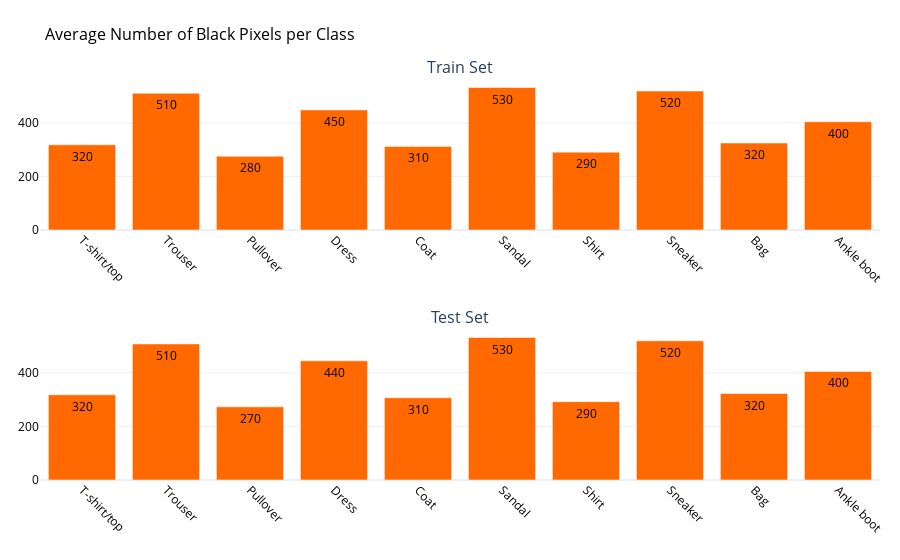

The notebook cell this image was saved under:
### Markdown cell above
<div style="display: flex; justify-content: space-between; align-items: center; width: 100%;">
    <span style="color: #ff6900; font-size: 35px; font-weight: bold;">Average Black Pixels</span>
    <span style="text-align: right; font-size: 12px;">Isabel Janez | Judith Romer</span>
</div>

### Code cell
eda.display_average_black_pixels(trainset, testset)

### Figure 1 — Plotly figure (JSON) as saved in the notebook; plotly's stock layout.template omitted (floating-point values rounded to 4 significant figures)
{"data": [{"marker": {"color": "#ff6900"}, "text": ["318.21", "510.64", "275.40", "448.52", "312.24", "532.23", "290.77", "519.06", "324.88", "404.14"], "textfont": {"color": "#000000"}, "textposition": "inside", "texttemplate": "%{text:.2s}", "type": "bar", "x": ["T-shirt/top", "Trouser", "Pullover", "Dress", "Coat", "Sandal", "Shirt", "Sneaker", "Bag", "Ankle boot"], "xaxis": "x", "y": [318.2, 510.6, 275.4, 448.5, 312.2, 532.2, 290.8, 519.1, 324.9, 404.1], "yaxis": "y"}, {"marker": {"color": "#ff6900"}, "text": ["317.53", "507.54", "272.81", "444.49", "306.76", "531.53", "292.10", "519.14", "322.44", "404.86"], "textfont": {"color": "#000000"}, "textposition": "inside", "texttemplate": "%{text:.2s}", "type": "bar", "x": ["T-shirt/top", "Trouser", "Pullover", "Dress", "Coat", "Sandal", "Shirt", "Sneaker", "Bag", "Ankle boot"], "xaxis": "x2", "y": [317.5, 507.5, 272.8, 444.5, 306.8, 531.5, 292.1, 519.1, 322.4, 404.9], "yaxis": "y2"}], "layout": {"annotations": [{"font": {"size": 16}, "showarrow": false, "text": "Train Set", "x": 0.5, "xanchor": "center", "xref": "paper", "y": 1, "yanchor": "bottom", "yref": "paper"}, {"font": {"size": 16}, "showarrow": false, "text": "Test Set", "x": 0.5, "xanchor": "center", "xref": "paper", "y": 0.375, "yanchor": "bottom", "yref": "paper"}], "autosize": true, "margin": {"b": 80, "l": 40, "r": 20, "t": 80}, "showlegend": false, "title": {"font": {"color": "#000000", "size": 16}, "text": "Average Number of Black Pixels per Class"}, "xaxis": {"anchor": "y", "autorange": true, "domain": [0, 1], "range": [-0.5, 9.5], "tickangle": 45, "tickfont": {"color": "#000000"}, "type": "category"}, "xaxis2": {"anchor": "y2", "autorange": true, "domain": [0, 1], "range": [-0.5, 9.5], "tickangle": 45, "tickfont": {"color": "#000000"}, "type": "category"}, "yaxis": {"anchor": "x", "autorange": true, "domain": [0.625, 1], "range": [0, 560.2], "tickfont": {"color": "#000000"}, "type": "linear"}, "yaxis2": {"anchor": "x2", "autorange": true, "domain": [0, 0.375], "range": [0, 559.5], "tickfont": {"color": "#000000"}, "type": "linear"}}}
